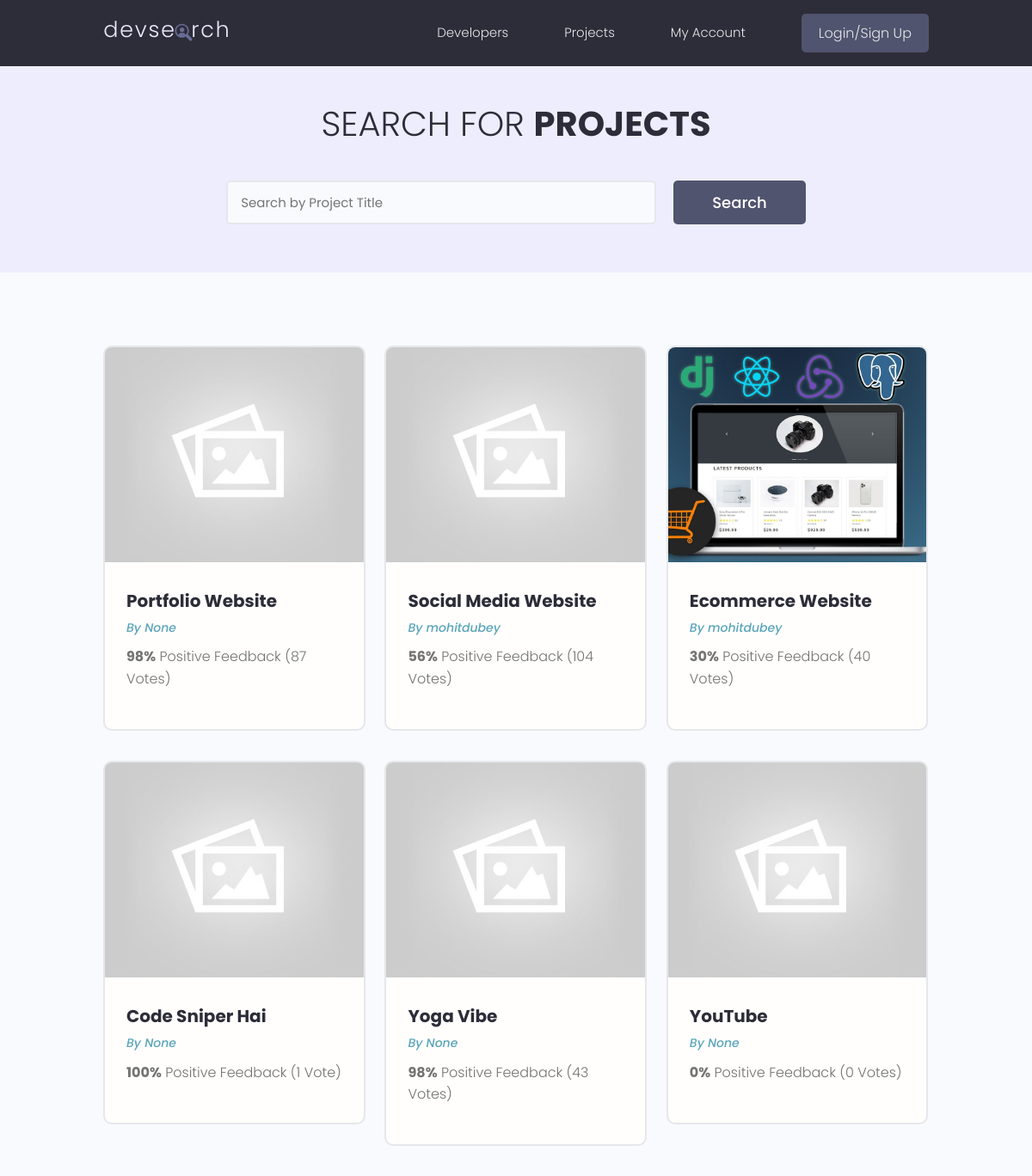
Before: /projects (upper part) with the older database file.
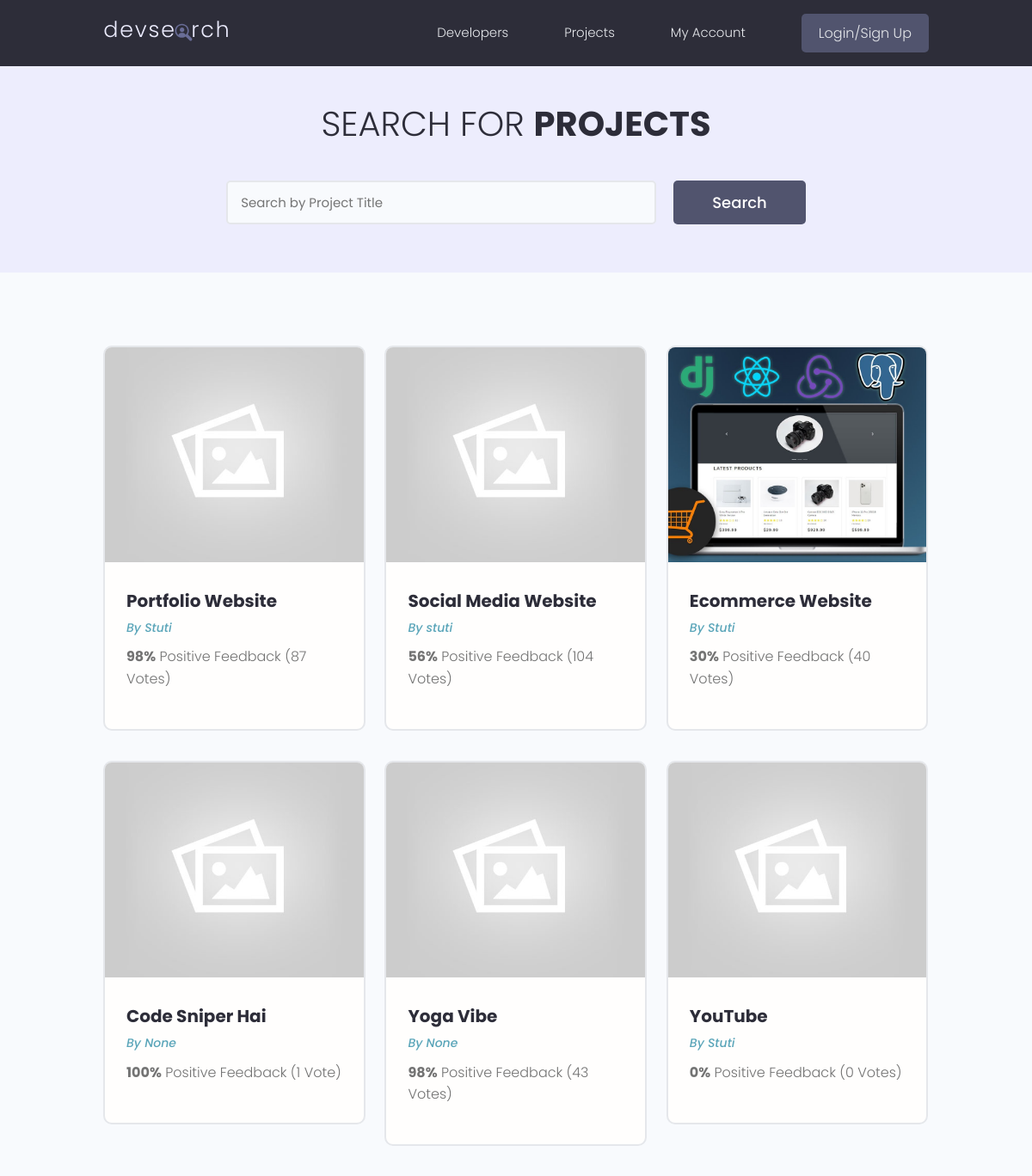
After: the same page with the newer database file.
### projects/models.py (models this page shows, shortened)
class Project(models.Model):
    owner = models.ForeignKey(Profile, on_delete=models.SET_NULL,null=True,blank=True)
    title=models.CharField(max_length=50)
    desc=models.TextField(null=True ,blank=True)
    featured_image = models.ImageField(null=True,blank=True,default = "default.jpg")
    demo_link=models.CharField(max_length=2000,null=True , blank=True)
    source_link=models.CharField(max_length=2000,null=True , blank=True)
    tags = models.ManyToManyField('Tag',blank=True)
    vote_total=models.IntegerField(default= 0,null=True ,blank=True)
    vote_ratio=models.IntegerField(default= 0,null=True ,blank=True)
    id=models.UUIDField(default=uuid.uuid4,unique=True, primary_key=True ,editable=False)

### users/models.py (models this page shows)
class Profile(models.Model):
    users = models.OneToOneField(User, on_delete=models.CASCADE,null=True,blank=True)
    username = models.CharField(max_length=200,blank=True,null=True)
    location = models.CharField(max_length=200,blank=True,null=True)
    name = models.CharField(max_length=200,blank=True,null=True)
    email = models.EmailField(max_length=254,blank=True,null=True)
    short_intro = models.CharField(max_length=200,blank=True,null=True)
    bio = models.CharField(max_length=200,blank=True,null=True)
    profile_image = models.ImageField(null=True, blank = True, upload_to='profiles/', default = 'profiles/user.png')
    social_github = models.CharField(max_length=200,blank=True,null=True)
    social_linkedin = models.CharField(max_length=200,blank=True,null=True)
    social_twitter = models.CharField(max_length=200,blank=True,null=True)
    social_youtube = models.CharField(max_length=200,blank=True,null=True)
    created = models.DateTimeField(auto_now_add=True)
    id=models.UUIDField(default=uuid.uuid4,unique=True, primary_key=True ,editable=False)
    def __str__(self):
        return str(self.username)

### projects/views.py (the view)
# urls.py: path('projects',include('projects.urls')),
def projects(request):
    projects = Project.objects.all()
    allTags = Tag.objects.all()
    context = {'project':projects,'allTags':allTags}
    return render(request,"projects/projectshome.html",context)

### projects/templates/projects/projectshome.html (shortened to what this page needs)
{% extends 'main.html' %} {% block body %}
<main class="projects">
  <section class="hero-section text-center">
    <div class="container container--narrow">
      <div class="hero-section__box">
        <h2>Search for <span>Projects</span></h2>
      </div>
      <div class="hero-section__search">
        <form class="form" action="#" method="get">
          <div class="form__field">
            <input
              class="input input--text"
              id="formInput#search"
              type="text"
              name="text"
              placeholder="Search by Project Title"
            />
          </div>
          <input class="btn btn--sub btn--lg" type="submit" value="Search" />
        </form>
      </div>
    </div>
  </section>
  <section class="projectsList">
    <div class="container">
      <div class="grid grid--three">
        {% for p in project %}
        <div class="column">
          <div class="card project">
            <a href="{% url 'project' p.id %}" class="project">
              <img
                class="project__thumbnail"
                src="{{p.featured_image.url}}"
                alt="project thumbnail"
              />
              <div class="card__body">
                <h3 class="project__title">{{p.title}}</h3>
                <p>
                  <a class="project__author" href="{% url 'project' p.id %}"
                    >By {{p.owner}}</a
                  >
                </p>
                <p class="project--rating">
                  <span style="font-weight: bold">{{p.vote_ratio}}%</span>
                  Positive Feedback ({{p.vote_total}} Vote{{p.vote_total|pluralize:"s"}})
                </p>
              </div>
            </a>
          </div>
        </div>
        {% endfor %}
      </div>
    </div>
  </section>
</main>
{% endblock body %}

Changed rows visible on the page:
changed Project "Portfolio Website": owner "None" → "Stuti"
changed through a linked row, Project "Social Media Website": owner "mohitdubey" → "stuti"
changed Project "Ecommerce Website": owner "mohitdubey" → "Stuti"
changed Project "YouTube": owner "None" → "Stuti"
